Frame 1 (no input): blank canvas, image omitted
Frame 60 (no input): blank canvas, image omitted
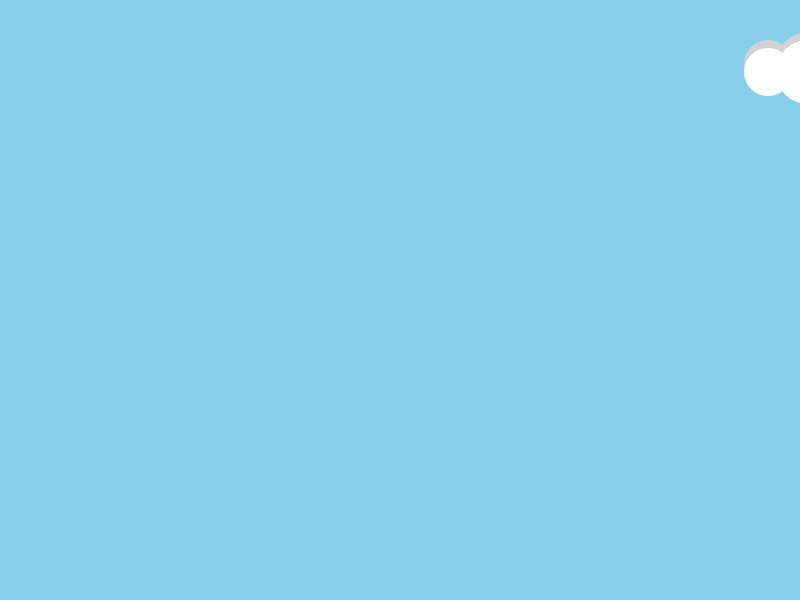
Frame 120 (the mouse pressed at the canvas centre since frame 60)

The p5.js sketch whose frames 1 and 60 were blank and that drew this single picture after the mouse press (run headless with seeded random() and noise() and a simulated clock; from frame 60 on, the mouse is pressed at the canvas centre):

// p5.js sketch
// ── sketch.js
const WIDTH_BUFFER = 128;

const CLOUD_HEIGHT = 64;
const CLOUD_SIZE = 32;
const CLOUD_SPEED = 1;
const CLOUD_HIGHLIGHT_OFFSET = 8;

const SUN_HEIGHT = 64;
const SUN_SIZE = 32;
const SUN_SPEED = 0.5;
const SUN_LIGHT_SPEED = 0.025;
const SUN_LIGHT_OFFSET = 32;

function setup() {
  createCanvas(800, 600);
  ellipseMode(RADIUS);
}

function draw() {
  background(135, 206, 235);

  let sunX = ((frameCount * SUN_SPEED) % (width + WIDTH_BUFFER * 2)) - WIDTH_BUFFER;
  noStroke();
  fill(255, 255, 0, 64);
  circle(sunX, SUN_HEIGHT, SUN_SIZE + cos(frameCount * SUN_LIGHT_SPEED) * SUN_LIGHT_OFFSET);
  circle(sunX, SUN_HEIGHT, SUN_SIZE + sin(frameCount * SUN_LIGHT_SPEED) * SUN_LIGHT_OFFSET);
  circle(sunX, SUN_HEIGHT, SUN_SIZE - cos(frameCount * SUN_LIGHT_SPEED) * SUN_LIGHT_OFFSET);
  circle(sunX, SUN_HEIGHT, SUN_SIZE - sin(frameCount * SUN_LIGHT_SPEED) * SUN_LIGHT_OFFSET);
  fill(255,255,0);
  circle(sunX, SUN_HEIGHT, SUN_SIZE);

  let cloudX = (width + WIDTH_BUFFER) - (frameCount * CLOUD_SPEED) % (width + WIDTH_BUFFER * 2);
  fill(210)
  noStroke();
  circle(cloudX, CLOUD_HEIGHT, CLOUD_SIZE);
  circle(cloudX - CLOUD_SIZE * 1.25, CLOUD_HEIGHT, CLOUD_SIZE * 0.75);
  circle(cloudX + CLOUD_SIZE * 1.25, CLOUD_HEIGHT + 8, CLOUD_SIZE * 0.75);
  fill(255)
  circle(cloudX, CLOUD_HEIGHT + CLOUD_HIGHLIGHT_OFFSET, CLOUD_SIZE);
  circle(cloudX - CLOUD_SIZE * 1.25, CLOUD_HEIGHT + CLOUD_HIGHLIGHT_OFFSET, CLOUD_SIZE * 0.75);
  circle(cloudX + CLOUD_SIZE * 1.25, CLOUD_HEIGHT + CLOUD_HIGHLIGHT_OFFSET + 8, CLOUD_SIZE * 0.75);
}
